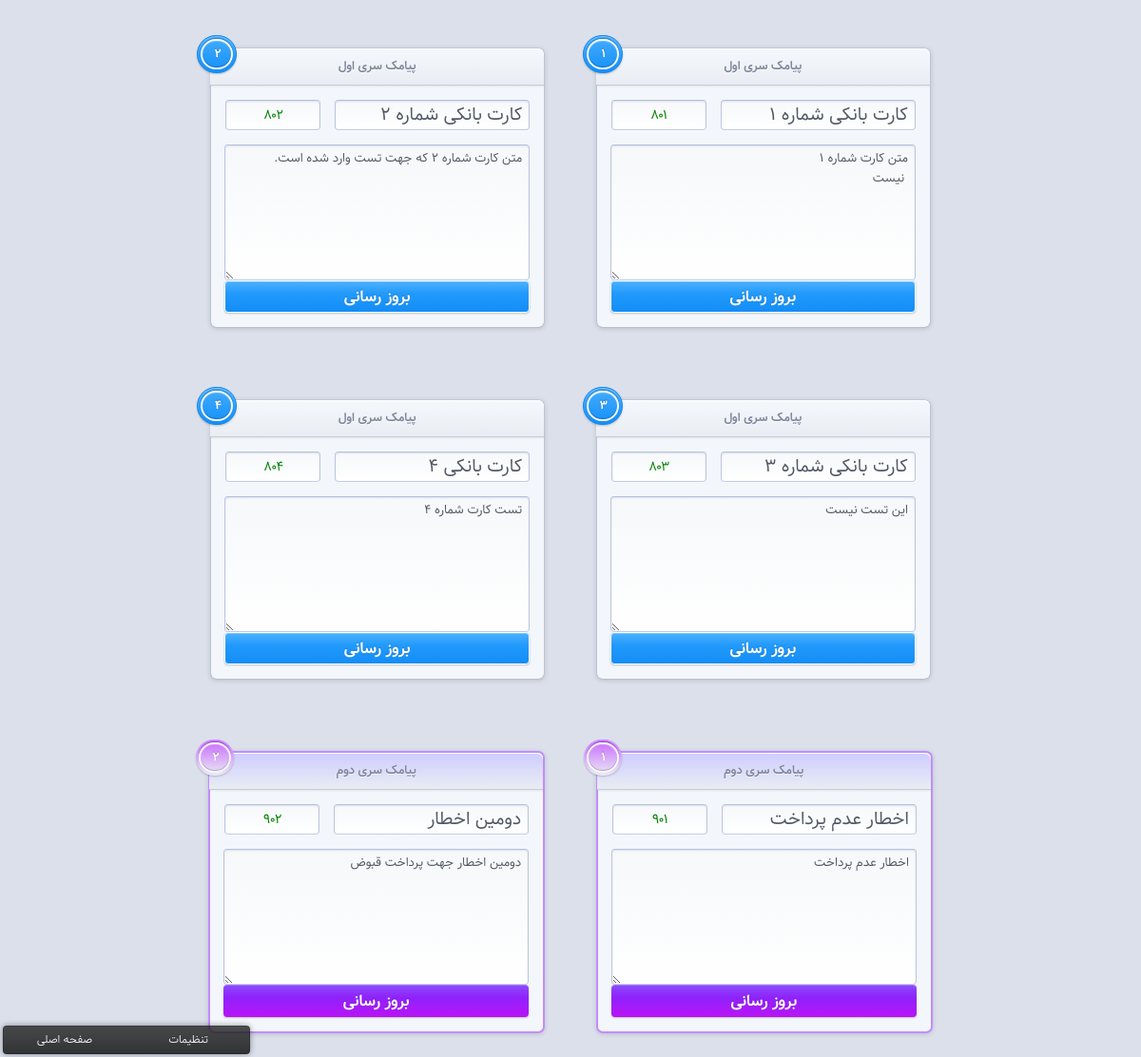
The page /template.php on the database its author committed.
### tables this page shows
CREATE TABLE IF NOT EXISTS `templates` (
  `id` int(11) NOT NULL AUTO_INCREMENT,
  `code` int(11) DEFAULT NULL,
  `title` varchar(63) DEFAULT NULL,
  `content` text,
  PRIMARY KEY (`id`)
);

CREATE TABLE IF NOT EXISTS `settings` (
  `id` int(11) NOT NULL AUTO_INCREMENT,
  `code1` int(11) DEFAULT NULL,
  `code2` int(11) DEFAULT NULL,
  `panel_username` varchar(63) NOT NULL,
  `panel_password` varchar(63) NOT NULL,
  `panel_line_number` bigint(20) NOT NULL,
  PRIMARY KEY (`id`)
);

### library/config.php (called while the page is built, shortened)
<?php
$box_numbers = 4;
$retry_box_numbers = 2;
$temp = mysql_query("SELECT * FROM settings ") or die ("خطایی رخ داده است :".mysql_error());
$settings = mysql_fetch_assoc($temp);
$settings['sending_method'] = 'WSDL';
?>

### template.php (the view, shortened to what this page needs)
<!DOCTYPE html>
 <html lang="en">
<head>
  <link rel="stylesheet" href="css/style.css">
</head>
<body>
  <div class="aligner">
  <?php
  require_once('library/config.php');
  $code1 = $settings['code1'];
  $code2 = $settings['code2'];
    for ($i=0;$i+1<=$box_numbers;$i++){
      $mysql = mysql_query("SELECT * FROM templates WHERE CODE = ($code1+$i)") or die (mysql_error());
      $template = mysql_fetch_assoc($mysql);
      ?>
      <form class="message" id="message_<?php echo $i ?>">
        <div class="message-header">
          <h1 class="message-title">
            پیامک سری اول <span class="charachters"></span>
            <span class="message-number"><?php echo $i+1 ?></span>
          </h1>
        </div>
        <p>
          <input name="title" type="text" class="message-input message-name title" placeholder="قالب پیامک  <?php echo $i+1 ?>" value="<?php echo @$template['title'] ?>" required>
          <input name="code" type="text" class="message-input message-exp code" placeholder="<?php echo $settings['code1'] + $i ?>" value="<?php echo $settings['code1'] + $i ?>" required readonly>
        </p>
        <p>
          <textarea name="content" class="message-input message-card content" rows="4" placeholder="متن پیام" required><?php echo @$template['content'] ?></textarea>
        </p>
        <p>
          <?php
            if ($template){
              echo "<input type='submit' value='بروز رسانی' id='button_".$i."' class='message-btn first-button-color'>";
            }else{
              echo '<input type="hidden" name="type" value="save_template">';
              echo "<input type='submit' value='ذخیره' id='button_".$i."' class='message-btn first-button-color'>";
            }
          ?>
        </p>
      </form>
    <?php
    }
    echo "<br>";
    for ($i=0;$i+1<=$retry_box_numbers;$i++){
      $mysql = mysql_query("SELECT * FROM templates WHERE CODE = ($code2+$i)") or die (mysql_error());
      $template = mysql_fetch_assoc($mysql);
      ?>
      <form class="message border-second-color" id="message_<?php echo $i ?>">
        <div class="message-header">
          <h1 class="message-title second-background-color">
            پیامک سری دوم
            <span class="message-number second-counter-color"><?php echo $i+1 ?></span>
          </h1>
        </div>
        <p>
          <input name="title" type="text" class="message-input message-name title" placeholder="قالب پیامک  <?php echo $i+1 ?>" value="<?php echo @$template['title'] ?>" required>
          <input name="code" type="text" class="message-input message-exp code" placeholder="<?php echo $settings['code2'] + $i ?>" value="<?php echo $settings['code2'] + $i ?>" required readonly>
        </p>
        <p>
          <textarea name="content" class="message-input message-card content" rows="4" placeholder="متن پیام" required><?php echo @$template['content'] ?></textarea>
        </p>
        <p>
        <?php
            if ($template){
              echo "<input type='submit' value='بروز رسانی' id='button_".$i."' class='message-btn second-button-color'>";
            }else{
              echo '<input type="hidden" name="type" value="save_template">';
              echo "<input type='submit' value='ذخیره' id='button_".$i."' class='message-btn second-button-color'>";
            }
          ?>
        </p>
      </form>
    <?php
    }
    ?>
  <div class="about">
    <p class="about-links">
      <a href="index.php">صفحه اصلی</a>
      <a href="setting.php">تنظیمات</a>
    </p>
  </div>
</div>
</body>
</html>

### rows shown on the page
templates: title "کارت بانکی شماره 1", content "متن کارت شماره 1 نیست"
settings: code "801", code "802", code "803", code "804", code "901", code "902"
templates: title "کارت بانکی شماره 2", content "متن کارت شماره 2 که جهت تست وارد شده است."
templates: title "کارت بانکی شماره 3", content "این تست نیست"
templates: title "کارت بانکی 4", content "تست کارت شماره 4"
templates: title "اخطار عدم پرداخت", content "اخطار عدم پرداخت"
templates: title "دومین اخطار", content "دومین اخطار جهت پرداخت قبوض"
